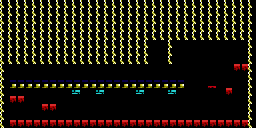

Below is a game level as drawn by its tile map, then a one-line description and the .tmx that defines it (tile-layer data replaced by summaries):
An orthogonal 32x16 tile map with 8x8 px tiles, 1 tile layer (The Final Barrier).

<map version="1.0" orientation="orthogonal" renderorder="right-down" width="32" height="16" tilewidth="8" tileheight="8">
 <tileset firstgid="1" name="blocks" tilewidth="8" tileheight="8" spacing="2" margin="2">
  <image source="blocks.png" width="222" height="122" />
 </tileset>
 <layer name="The Final Barrier" width="32" height="16">
  <data>[512 cells, 303 non-empty, 5 distinct tile ids]</data>
 </layer>
</map>